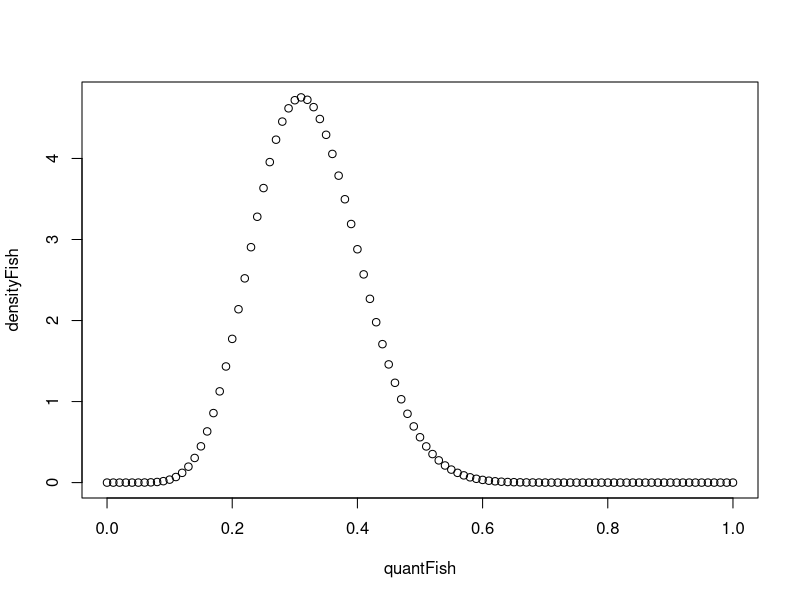

This chart was generated by the following R code:
library(readxl)
library(tidyverse)
library(lubridate)



# reading in the data
data = read_xlsx("BSB_tagging_data.xlsx")

# removing NA values from the data
data <- data %>% filter(!is.na(Date_at_recapture)) %>% 
  filter(!is.na(Date_at_capture)) %>% 
  filter(!is.na(Length_at_capture))

data <- data %>% mutate(month = month(Date_at_recapture))

# filter for data taken after July
lateSeason <- data %>% 
  filter(month > 7) %>% 
  # make a column of true/false which says whether a female change sex
  filter(Sex_at_capture == "F") %>%
  mutate(changed = Sex_at_recapture != "F")

#shape 1 = k+1, number of successes (9)
k = sum(lateSeason$changed)
n = nrow(lateSeason)

shape1 = k +1

#shape 2 = n-k+1, where n is total number of observations
shape2 = n-k+1

# make a framework to plot the density against
quantFish = seq(0, 1, 0.01)

# calculating the density, mainly based on n and k
densityFish = dbeta(quantFish, shape1 , shape2)

##### Question 1.1 #####

# plot the density function
plot(quantFish, densityFish)
     
##### Question 1.2 #####

